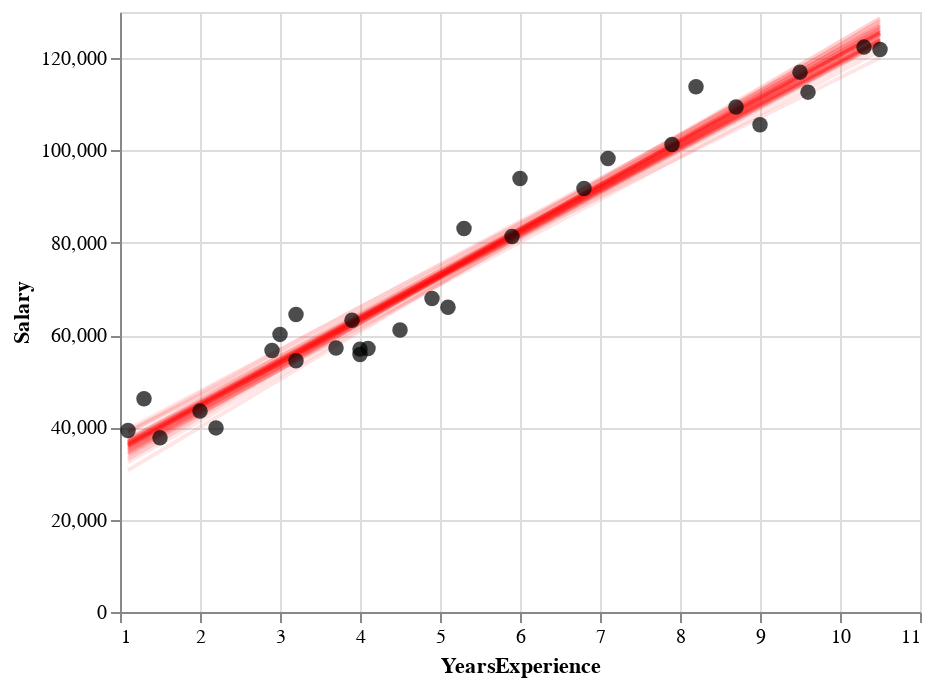

This figure's notebook cell:
### Markdown cell above
## 1.3 Construct a spaghetti plot of the salary data

The same functions we used to make the HOPs chart above can be used to make a spaghetti plot as well. This time, we will combine all the line charts together instead of playing them frame-by-frame. First, we make a list containing all the line charts (in the `line_charts` variable), then we use `alt.layer()` to layer all of the line charts together. Finally, we add on the chart of the points:

### Code cell
B = 50

# get `B` bootstrapped fit line charts
# Note opacity=0.1 sets the line opacity so it is easier to see the overlapping lines. Make
# sure your get_salary_linear_fit_chart() function (defined above) properly uses the opacity argument!
line_charts = [get_salary_linear_fit_chart(get_one_bootstrap_salary_fit(), opacity=0.1) for _ in range(B)]

#combine all the line charts together and layer on the points chart
alt.layer(*line_charts) + get_salary_points_chart()
